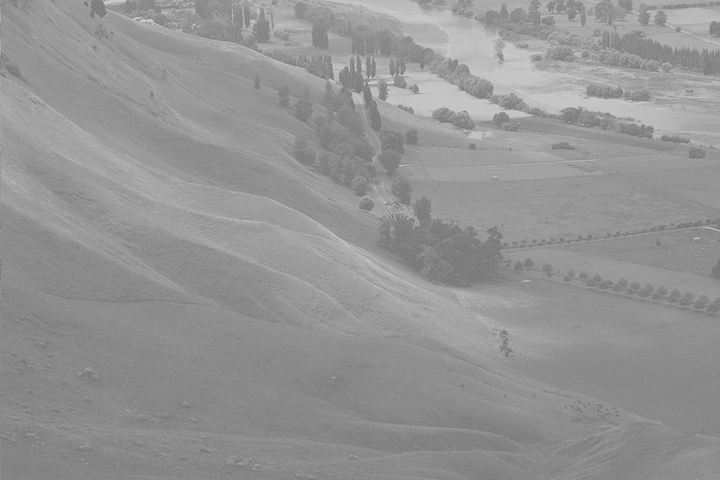
#> input picture data2/Hawkes.jpg, 720 x 480 px, found by its file name
$ python equalizeHist.py
#> lines starting #> are read from the running program, lines starting #| are printed output that depends on the picture
import cv2, sys
import numpy as np
import matplotlib.pyplot as plt

src = cv2.imread('data2/Hawkes.jpg', cv2.IMREAD_GRAYSCALE)
#> src is the input picture: shape (480, 720); min 113, max 213, mean 148

if src is None:
    sys.exit('image load failed')


# equalize
dst= cv2.equalizeHist(src)
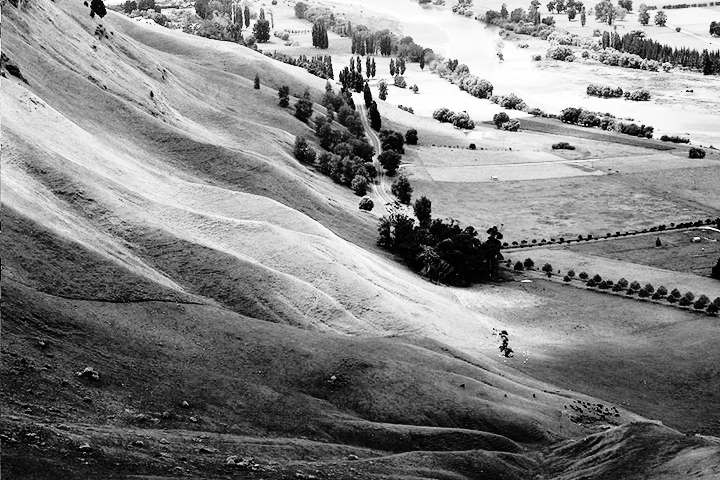
#> dst: shape (480, 720); min 0, max 255, mean 130.5

# equalize 전 그래프
hist0 = cv2.calcHist([src], [0], None, [256], [0,256])
#> hist0 = 256 values, max 13942 at index 138, min 0 at index 0, mean 1350
# eqaulize 후 그래프
hist1 = cv2.calcHist([dst], [0], None, [256], [0,256])
#> hist1 = 256 values, max 13942 at index 73, min 0 at index 5, mean 1350


# normalize
pixMin, pixMax, _, _ = cv2.minMaxLoc(src)
#> pixMin = 113; pixMax = 213
# print(pixMin, pixMax) #113.0,213.0

# 이미지 정규화 0~255
dst1 = cv2.normalize(src,None,0,255,cv2.NORM_MINMAX)
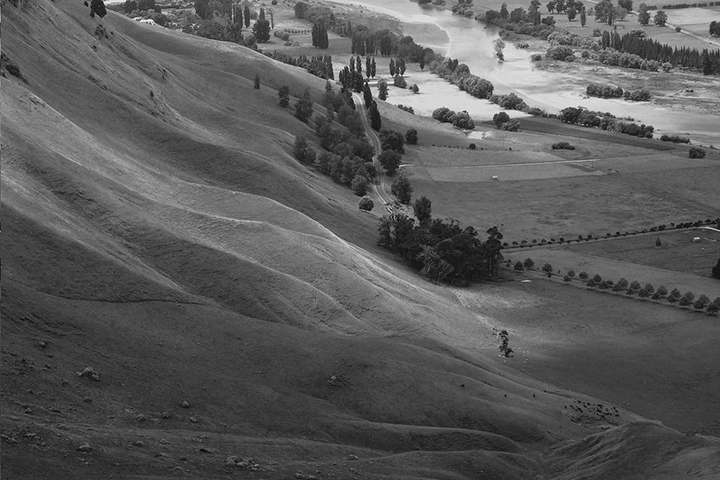
#> dst1: shape (480, 720); min 0, max 255, mean 89.2
pixMin, pixMax, _, _ = cv2.minMaxLoc(dst1)
#> pixMin = 0; pixMax = 255
print(pixMin, pixMax)   #0.0,255.0(정규화됨)
#| 0.0 255.0
# normalize 후
hist2 = cv2.calcHist([dst1], [0], None, [256], [0,256])
#> hist2 = 256 values, max 13942 at index 64, min 0 at index 1, mean 1350
hist3 = cv2.calcHist([src], [0], None, [256], [0,256])
#> hist3 has the same summary as hist0

cv2.imshow('normalize',dst1)
cv2.imshow('src',src)
cv2.imshow('equalize',dst)

plt.plot(hist0, label = 'src')
plt.plot(hist1, label = 'equalize')
plt.plot(hist2, label = 'normalize')
plt.legend()
plt.show()
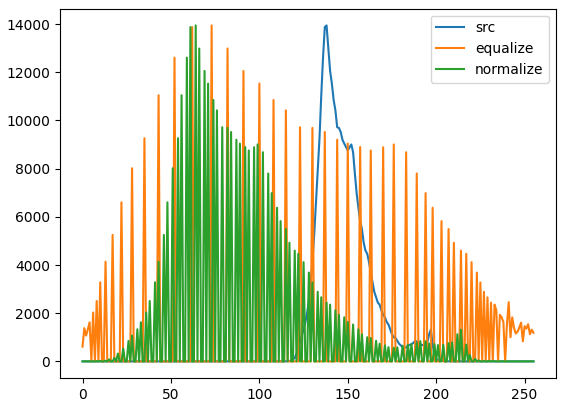
#> figure drawn by matplotlib, 1 panel; curve peaks at x = 138, y = 13942; curve peaks at x = 73, y = 13942; curve peaks at x = 64, y = 13942

cv2.waitKey()
cv2.destroyAllWindows()
